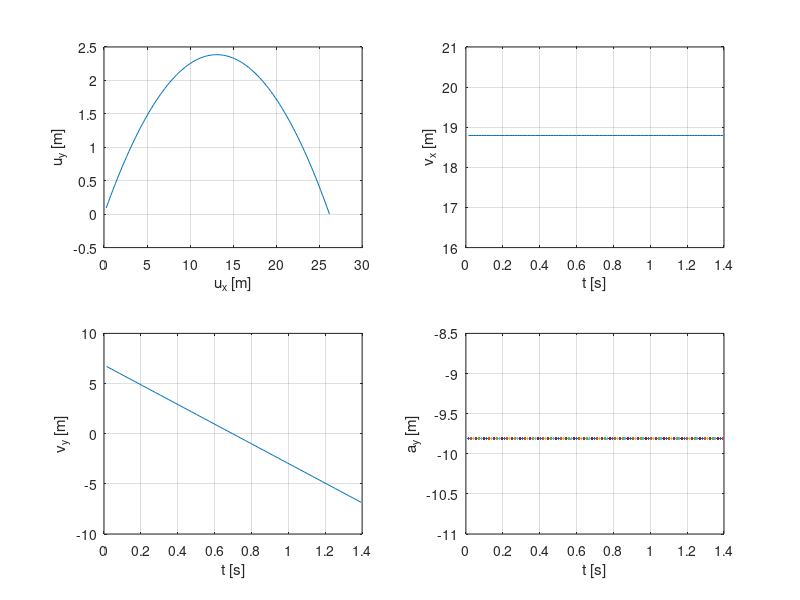

Recreate this plot in MATLAB.
%**********************************************************************
clear all; 

g  = 9.81;
v0 = 20;
Gf = (1*20)*pi/180;
s  = sin(Gf);
c  = cos(Gf);
te = (2*v0/g)*sin(Gf);

nic = 100
dt = te/nic;
t = 0;

for i=1:nic
  t = t + dt;
  x = v0*t*c;
  y = -(g/2)*t*t + v0*t*s;
  Dx = v0*c;
  Dy = -g*t + v0*s;
  St(i) = t; Sx(i) = x; Sy(i) = y; SDx(i) = Dx; SDy(i) = Dy;
  i = i + 1;
end;

clf;
subplot(221);plot(Sx,Sy);grid on;xlabel('u_x [m]');ylabel('u_y [m]');hold on;
subplot(222);plot(St,SDx);grid on;xlabel('t [s]');ylabel('v_x [m]');hold on;
subplot(223);plot(St,SDy);grid on;xlabel('t [s]');ylabel('v_y [m]');hold on;
subplot(224);plot(St,-g);grid on;xlabel('t [s]');ylabel('a_y [m]');hold on;

%**********************************************************************
